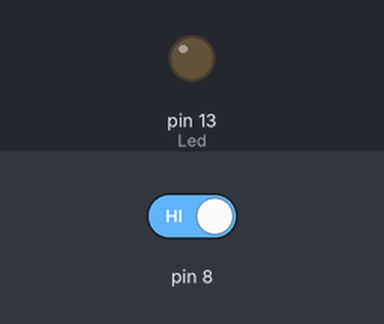
A sketch run on a simulated Arduino Uno, built with avr-gcc and run on an emulated ATmega328P. On the bench: output pins drawn as LEDs (lit = HIGH). The inputs (shaded band) are chosen by the test bench; at power-on: pin 8 HIGH.

Above: at 1.2 s.
1.3 s: pin 8 driven LOW
At 2.5 s:
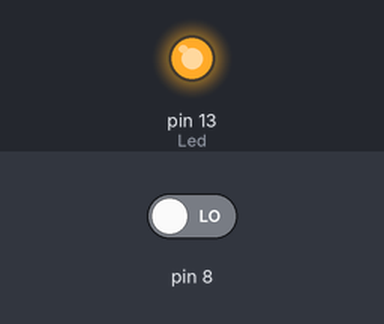
2.8 s: pin 8 driven HIGH
At 3.8 s:
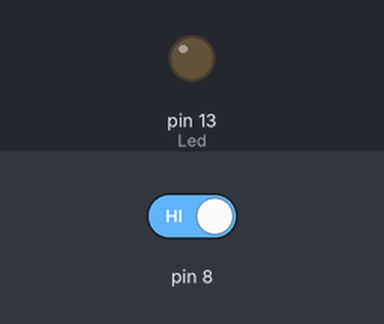
Timing chart, 0 to 5.8 s (numbered marks = the images above; inputs shaded):
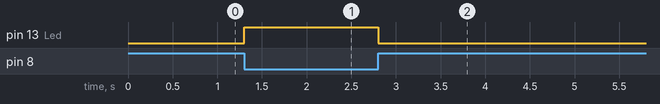

Measured:
- after the input at 1.3 s, pin 13 (Led): LOW → HIGH at once
- after the input at 2.8 s, pin 13 (Led): HIGH → LOW at once

The sketch:

LED_BOTAO_RES_EXT.ino
```cpp
// C++ code
// BOTÃO PARA DESLIGAR E LIGAR LED
int Botao = 0;
int Led = 13;

void setup()
{
pinMode(Botao, INPUT);
pinMode(Led, OUTPUT);
}


void loop()
{
  Botao = digitalRead(8);
  if (Botao == LOW){
    digitalWrite(Led, HIGH);
  }else{
    digitalWrite(Led, LOW);
  }
    delay(20); // delay do tempo que aperta o BOTÃO.
}
```
